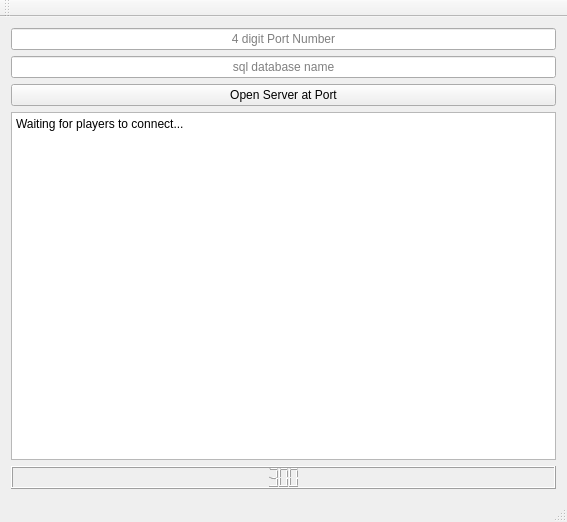
<?xml version="1.0" encoding="UTF-8"?>
<ui version="4.0">
 <class>MainWindow</class>
 <widget class="QMainWindow" name="MainWindow">
  <property name="geometry">
   <rect>
    <x>0</x>
    <y>0</y>
    <width>567</width>
    <height>522</height>
   </rect>
  </property>
  <property name="windowTitle">
   <string>MainWindow</string>
  </property>
  <widget class="QWidget" name="centralWidget">
   <layout class="QVBoxLayout" name="verticalLayout">
    <item>
     <widget class="QLineEdit" name="portEdit">
      <property name="maxLength">
       <number>4</number>
      </property>
      <property name="alignment">
       <set>Qt::AlignCenter</set>
      </property>
      <property name="placeholderText">
       <string>4 digit Port Number</string>
      </property>
     </widget>
    </item>
    <item>
     <widget class="QLineEdit" name="SQLdbName">
      <property name="text">
       <string/>
      </property>
      <property name="alignment">
       <set>Qt::AlignCenter</set>
      </property>
      <property name="placeholderText">
       <string>sql database name</string>
      </property>
     </widget>
    </item>
    <item>
     <widget class="QPushButton" name="openB">
      <property name="text">
       <string>Open Server at Port</string>
      </property>
     </widget>
    </item>
    <item>
     <widget class="QTextBrowser" name="textBrowser">
      <property name="html">
       <string>&lt;!DOCTYPE HTML PUBLIC &quot;-//W3C//DTD HTML 4.0//EN&quot; &quot;http://www.w3.org/TR/REC-html40/strict.dtd&quot;&gt;
&lt;html&gt;&lt;head&gt;&lt;meta name=&quot;qrichtext&quot; content=&quot;1&quot; /&gt;&lt;style type=&quot;text/css&quot;&gt;
p, li { white-space: pre-wrap; }
&lt;/style&gt;&lt;/head&gt;&lt;body style=&quot; font-family:'Sans Serif'; font-size:9pt; font-weight:400; font-style:normal;&quot;&gt;
&lt;p style=&quot; margin-top:0px; margin-bottom:0px; margin-left:0px; margin-right:0px; -qt-block-indent:0; text-indent:0px;&quot;&gt;Waiting for players to connect...&lt;/p&gt;&lt;/body&gt;&lt;/html&gt;</string>
      </property>
     </widget>
    </item>
    <item>
     <widget class="QLCDNumber" name="lcdNumber">
      <property name="digitCount">
       <number>3</number>
      </property>
      <property name="intValue" stdset="0">
       <number>300</number>
      </property>
     </widget>
    </item>
   </layout>
  </widget>
  <widget class="QMenuBar" name="menuBar">
   <property name="geometry">
    <rect>
     <x>0</x>
     <y>0</y>
     <width>567</width>
     <height>20</height>
    </rect>
   </property>
  </widget>
  <widget class="QToolBar" name="mainToolBar">
   <attribute name="toolBarArea">
    <enum>TopToolBarArea</enum>
   </attribute>
   <attribute name="toolBarBreak">
    <bool>false</bool>
   </attribute>
  </widget>
  <widget class="QStatusBar" name="statusBar"/>
 </widget>
 <layoutdefault spacing="6" margin="11"/>
 <resources/>
 <connections/>
</ui>
